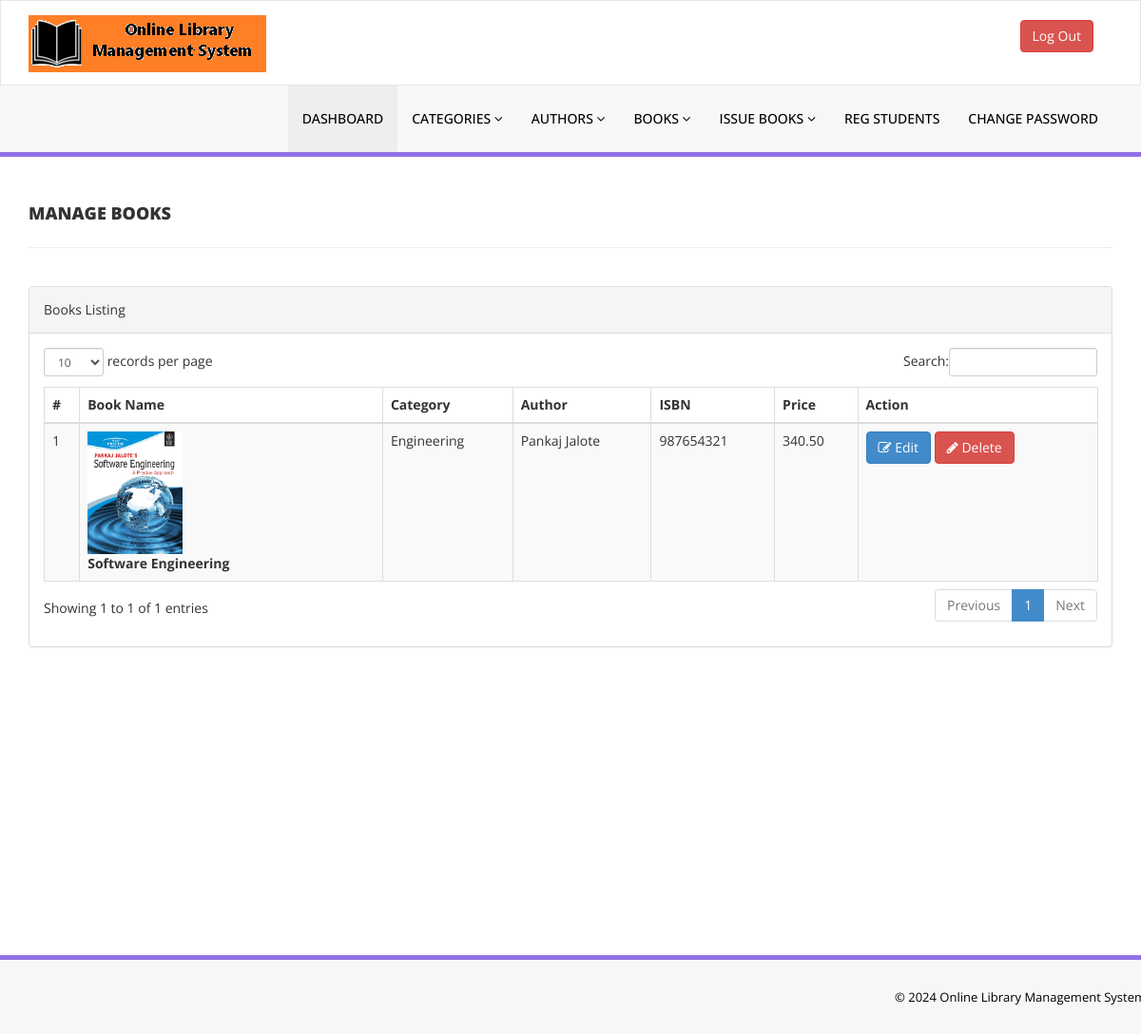
The app's page /admin/manage-books.php (signed in) with its own data.
### tables this page shows
CREATE TABLE `tblbooks` (
  `id` int(11) NOT NULL,
  `BookName` varchar(255) DEFAULT NULL,
  `CatId` int(11) DEFAULT NULL,
  `AuthorId` int(11) DEFAULT NULL,
  `ISBNNumber` varchar(25) DEFAULT NULL,
  `BookPrice` decimal(10,2) DEFAULT NULL,
  `bookImage` varchar(250) NOT NULL,
  `isIssued` int(1) DEFAULT NULL,
  `RegDate` timestamp NULL DEFAULT current_timestamp(),
  `UpdationDate` timestamp NULL DEFAULT NULL ON UPDATE current_timestamp()
);

CREATE TABLE `tblcategory` (
  `id` int(11) NOT NULL,
  `CategoryName` varchar(150) DEFAULT NULL,
  `Status` int(1) DEFAULT NULL,
  `CreationDate` timestamp NULL DEFAULT current_timestamp(),
  `UpdationDate` timestamp NULL DEFAULT '0000-00-00 00:00:00' ON UPDATE current_timestamp()
);

CREATE TABLE `tblauthors` (
  `id` int(11) NOT NULL,
  `AuthorName` varchar(159) DEFAULT NULL,
  `creationDate` timestamp NULL DEFAULT current_timestamp(),
  `UpdationDate` timestamp NULL DEFAULT NULL ON UPDATE current_timestamp()
);

### admin/manage-books.php (the view, shortened to what this page needs)
<?php
include('includes/config.php');
if(strlen($_SESSION['alogin'])==0)
    {
header('location:index.php');
}
else{
    ?>
<!DOCTYPE html>
<html xmlns="http://www.w3.org/1999/xhtml">
<head>
    <link href="assets/css/bootstrap.css" rel="stylesheet" />
    <link href="assets/css/font-awesome.css" rel="stylesheet" />
    <link href="assets/js/dataTables/dataTables.bootstrap.css" rel="stylesheet" />
    <link href="assets/css/style.css" rel="stylesheet" />
</head>
<body>
<?php include('includes/header.php');?>
    <div class="content-wrapper">
         <div class="container">
        <div class="row pad-botm">
            <div class="col-md-12">
                <h4 class="header-line">Manage Books</h4>
    </div>
        </div>
            <div class="row">
                <div class="col-md-12">
                    <div class="panel panel-default">
                        <div class="panel-heading">
                           Books Listing
                        </div>
                        <div class="panel-body">
                            <div class="table-responsive">
                                <table class="table table-striped table-bordered table-hover" id="dataTables-example">
                                    <thead>
                                        <tr>
                                            <th>#</th>
                                            <th>Book Name</th>
                                            <th>Category</th>
                                            <th>Author</th>
                                            <th>ISBN</th>
                                            <th>Price</th>
                                            <th>Action</th>
                                        </tr>
                                    </thead>
                                    <tbody>
<?php $sql = "SELECT tblbooks.BookName,tblcategory.CategoryName,tblauthors.AuthorName,tblbooks.ISBNNumber,tblbooks.BookPrice,tblbooks.id as bookid,tblbooks.bookImage from  tblbooks join tblcategory on tblcategory.id=tblbooks.CatId join tblauthors on tblauthors.id=tblbooks.AuthorId";
$query = $dbh -> prepare($sql);
$query->execute();
$results=$query->fetchAll(PDO::FETCH_OBJ);
$cnt=1;
if($query->rowCount() > 0)
{
foreach($results as $result)
{               ?>
                                        <tr class="odd gradeX">
                                            <td class="center"><?php echo htmlentities($cnt);?></td>
                                            <td class="center" width="300">
<img src="bookimg/<?php echo htmlentities($result->bookImage);?>" width="100">
                                                <br /><b><?php echo htmlentities($result->BookName);?></b></td>
                                            <td class="center"><?php echo htmlentities($result->CategoryName);?></td>
                                            <td class="center"><?php echo htmlentities($result->AuthorName);?></td>
                                            <td class="center"><?php echo htmlentities($result->ISBNNumber);?></td>
                                            <td class="center"><?php echo htmlentities($result->BookPrice);?></td>
                                            <td class="center">
                                            <a href="edit-book.php?bookid=<?php echo htmlentities($result->bookid);?>"><button class="btn btn-primary"><i class="fa fa-edit "></i> Edit</button>
                                          <a href="manage-books.php?del=<?php echo htmlentities($result->bookid);?>" onclick="return confirm('Are you sure you want to delete?');"" >  <button class="btn btn-danger"><i class="fa fa-pencil"></i> Delete</button>
                                            </td>
                                        </tr>
 <?php $cnt=$cnt+1;}} ?>
                                    </tbody>
                                </table>
                            </div>
                        </div>
                    </div>
                </div>
            </div>
    </div>
    </div>
  <?php include('includes/footer.php');?>
</body>
</html>
<?php } ?>

### admin/assets/css/style.css (style rules this page uses)
.content-wrapper { margin-top: 40px; min-height:800px; padding-bottom:90px; }
.header-line { font-weight:900; padding-bottom:25px; border-bottom:1px solid #eeeeee; text-transform:uppercase; }
.pad-botm { padding-bottom:30px; }

### records on screen
tblbooks: bookImage (picture), BookName "Software Engineering", tblcategory.CategoryName "Engineering", AuthorId.AuthorName "Pankaj Jalote", ISBNNumber "987654321", BookPrice "340.50"
